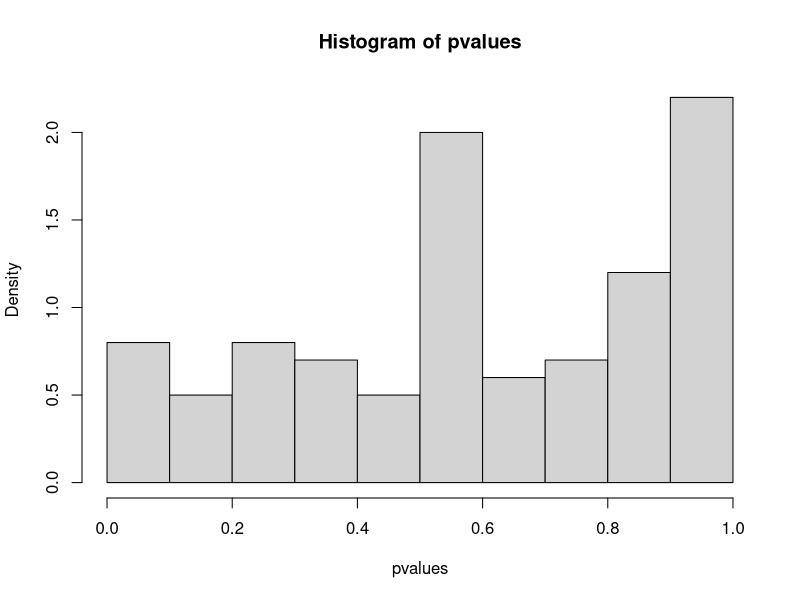
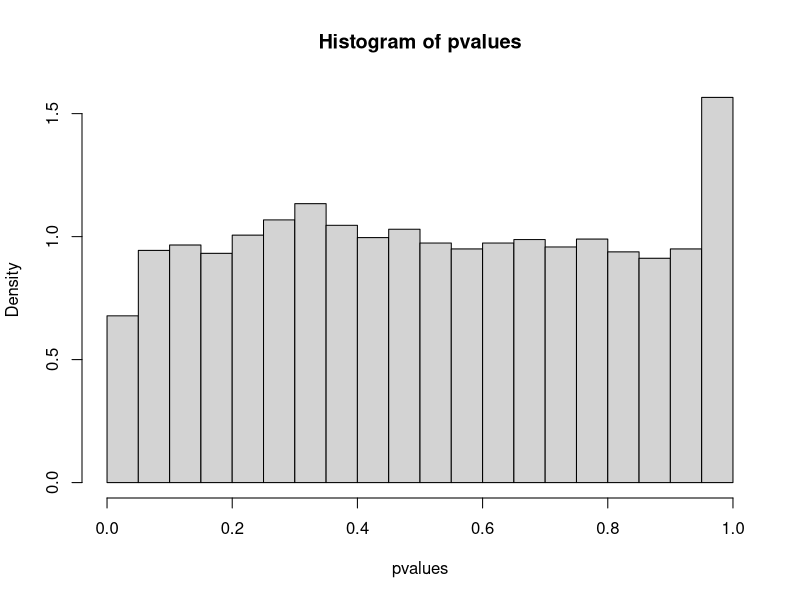
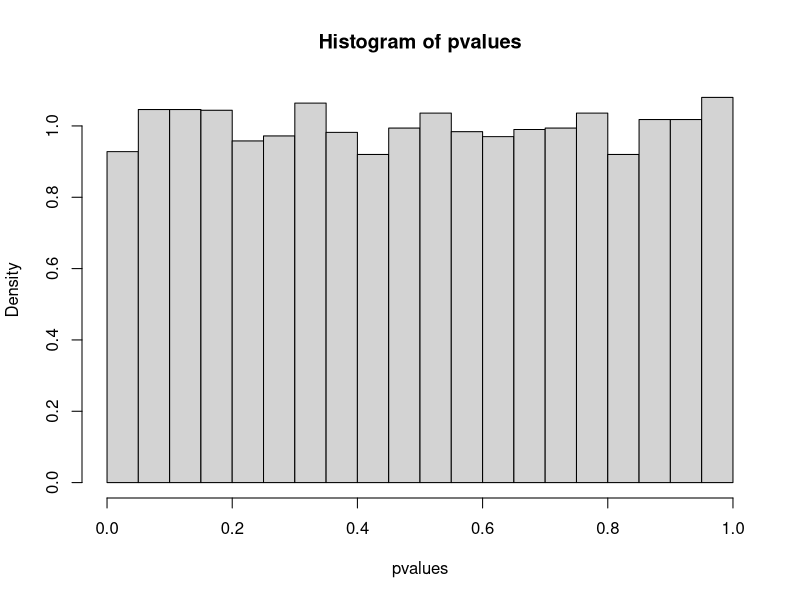

R code for these plots, in order:
#NOTICE of INTELLECTUAL PROPERTY: The following code was shared with the 
#STAT 565 class of 2020 as an example of Random Number Generation (RNG). The original Developer and owner of 
#the following code is Dr. Audrey Fu of the University of Idaho - Department of Mathematics and Statistical Science


# Function to generate p-values under the null hypothesis
#
# Input
# N: the number of p-values to generate
# n: the sample size for each hypothesis test
# lambda_max: the max value for lambda
# plot_hist: logical argument for plotting the histogram
generatePValues <- function (N, n, lambda_max, plot_hist = TRUE) {
    # Initialize
    pvalues <- NULL
    lambdas <- NULL
    data <- matrix (NA, nrow=n, ncol=N)
    z_stats <- NULL
    
    # Iterations
    for (i in 1:N) {
        # In each iteration
        # Simulate lambda
        lambdas[i] <- runif (1, min=0, max=lambda_max)
        
        # Simulate n observations from exp(lambda)
        # Can call your own exp simulator here!
        data[,i] <- rexp (n, rate=lambdas[i])
        
        # Calculate sample mean and sample sd
        sample_mean <- mean (data[,i])
        sample_sd <- sd (data[,i])
        
        # Calculate z statistic
        z_stats[i] <- (sample_mean - 1/lambdas[i])/(sample_sd/sqrt(n))
        
        # Calculate p-value
        pvalues[i] <- pnorm (z_stats[i], mean=0, sd=1, lower.tail=FALSE)
    }
    
    if (plot_hist == TRUE) {
        # Generate a histogram of the p-values
        hist (pvalues, freq=FALSE)
    }
    
    return (list(lambdas=lambdas, data=data, z_stats=z_stats, pvalues=pvalues))
}

# test the function
simu <- generatePValues (N=100, n=100, lambda_max=10, plot_hist = TRUE)

# longer runs
start_time <- Sys.time()
simu <- generatePValues (N=1e4, n=100, lambda_max=10, plot_hist = TRUE)
end_time <- Sys.time()
end_time - start_time

start_time <- Sys.time()
simu <- generatePValues (N=1e4, n=1e3, lambda_max=10, plot_hist = TRUE)
end_time <- Sys.time()
end_time - start_time
